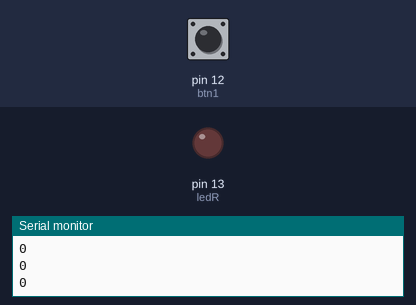
A sketch run on a simulated Arduino Uno, built with avr-gcc and run on an emulated ATmega328P. Parts: output pins drawn as LEDs (lit = HIGH), the last lines printed to the serial monitor. Inputs (shaded band) come from the test bench; at power-on: pin 12 (btn1) LOW.

Above: at 1.2 s.
1.3 s: pin 12 (btn1) pulled HIGH for 0.15 s
At 1.37 s:
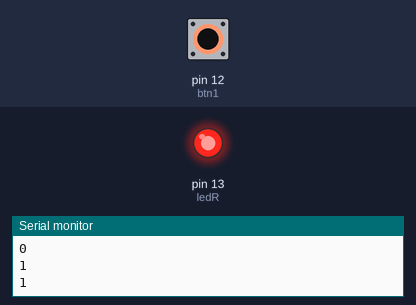
2.9 s: pin 12 (btn1) pulled HIGH for 3.2 s
At 7.0 s:
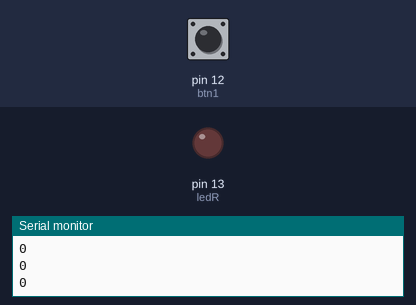
Timing chart, 0 to 8.5 s (numbered marks = the images above; inputs shaded):
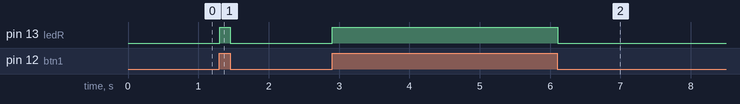

The sketch:

3_btnled.ino
```cpp
int btn1 = 12;
int ledR = 13;

void setup() {
  // put your setup code here, to run once:
  pinMode(btn1, INPUT);
  pinMode(ledR, OUTPUT);

  // 시리얼모니터에 값을 출력하기위해 초기화 시킨다
  Serial.begin(9600);
}

void loop() {
  // put your main code here, to run repeatedly:

  int val = digitalRead(btn1);
  Serial.println(val); // 0,1
  digitalWrite(ledR, val);


  // if(val ==1) {
  //   digitalWrite(ledR, HIGH);

  // }else{
  //   digitalWrite(ledR, LOW);
  // }

  delay(50);

}
```

Measured:
- after the input at 1.3 s, pin 13 (ledR): LOW → HIGH at once, → LOW 0.15 s later
- after the input at 2.9 s, pin 13 (ledR): LOW → HIGH at once, → LOW 3.2 s later
